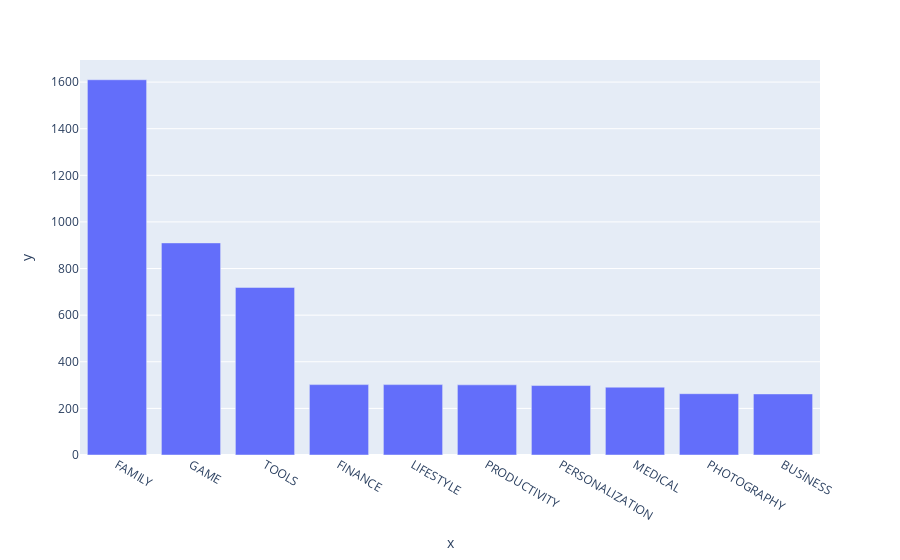

Source (notebook cell):
### Markdown cell above
# Numeric Type Conversion: Examine the Number of Installs

**Challenge**: How many apps had over 1 billion (that's right - BILLION) installations? How many apps just had a single install? 

Check the datatype of the Installs column.

Count the number of apps at each level of installations. 

Convert the number of installations (the Installs column) to a numeric data type. Hint: this is a 2-step process. You'll have make sure you remove non-numeric characters first.

### Code cell
top10_category = df_apps.Category.value_counts()[:10]
top10_category
bar = px.bar(x= top10_category.index,
             y= top10_category.values)
bar.show()

### Figure 1 — Plotly figure (JSON) as saved in the notebook; plotly's stock layout.template omitted (floating-point values rounded to 4 significant figures)
{"data": [{"alignmentgroup": "True", "hovertemplate": "x=%{x}<br>y=%{y}<extra></extra>", "legendgroup": "", "marker": {"color": "#636efa", "pattern": {"shape": ""}}, "name": "", "offsetgroup": "", "orientation": "v", "showlegend": false, "textposition": "auto", "type": "bar", "x": ["FAMILY", "GAME", "TOOLS", "FINANCE", "LIFESTYLE", "PRODUCTIVITY", "PERSONALIZATION", "MEDICAL", "PHOTOGRAPHY", "BUSINESS"], "xaxis": "x", "y": [1610, 910, 719, 302, 302, 301, 298, 291, 263, 262], "yaxis": "y"}], "layout": {"barmode": "relative", "legend": {"tracegroupgap": 0}, "margin": {"t": 60}, "xaxis": {"anchor": "y", "domain": [0, 1], "title": {"text": "x"}}, "yaxis": {"anchor": "x", "domain": [0, 1], "title": {"text": "y"}}}}
